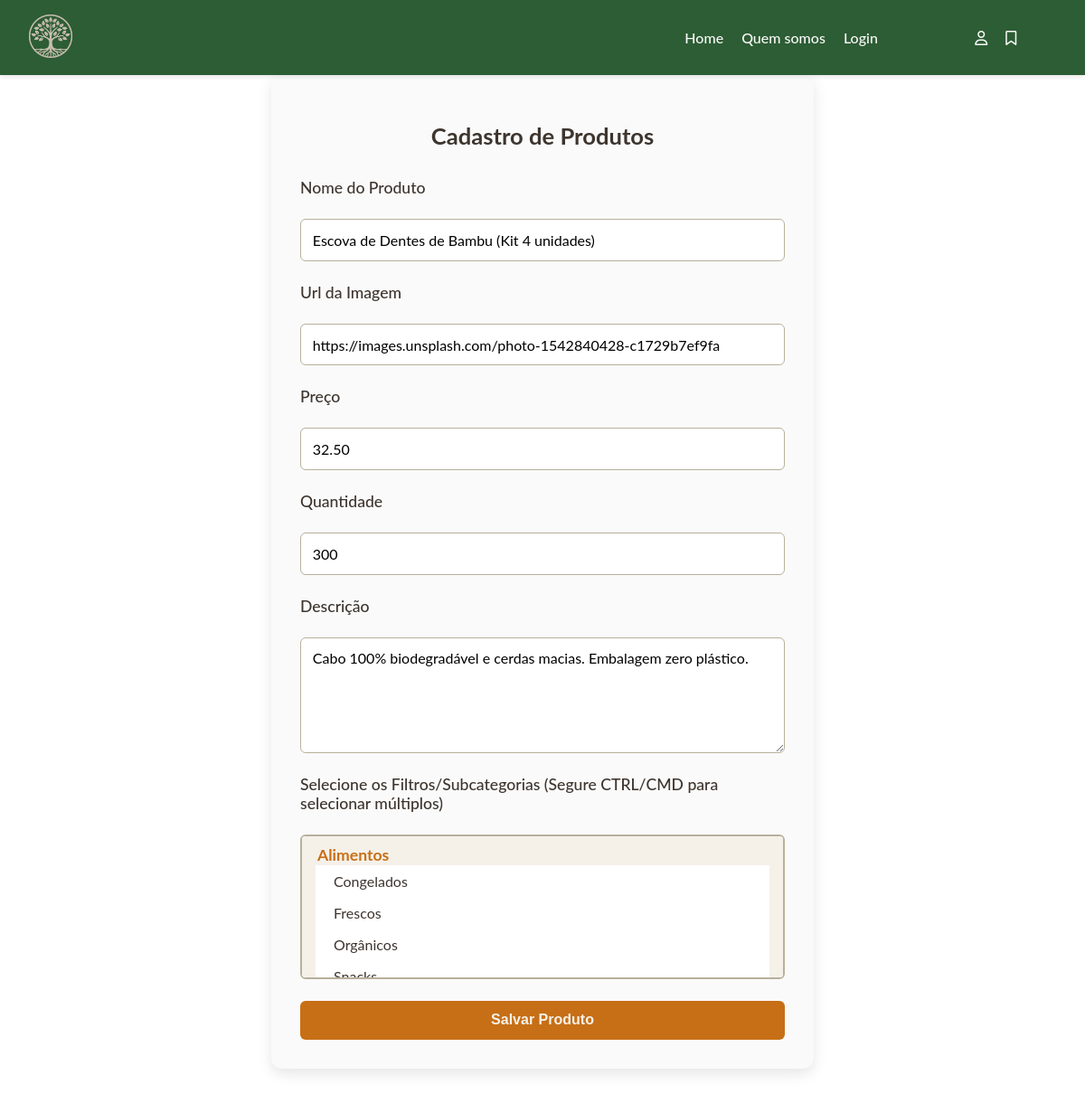
The app's page /salvar-produtos.php?id=4 with its own data.
### tables this page shows
CREATE TABLE `produtos` (
  `ProdutoID` int(11) NOT NULL,
  `Nome` varchar(255) NOT NULL,
  `Descricao` text DEFAULT NULL,
  `Preco` decimal(10,2) NOT NULL,
  `Quantidade` int(11) NOT NULL,
  `Img` varchar(500) DEFAULT NULL
);

### salvar-produtos.php (the view, shortened to what this page needs)
<?php
include_once './include/conn.php';
include_once './include/head.php';
$nome = '';
$preco = '';
$quantidade = '';
$descricao = '';
$img = '';
$selected_subcategories = [];
$categorias = [];
if(isset($_GET['id'])){
  $id = intval($_GET['id']);
  $sql_produto = 'SELECT ProdutoID, Img, Quantidade, Nome, Preco, Descricao
                   FROM produtos
                   WHERE ProdutoID = '.$id.';';
  $resultado_produto = mysqli_query($conn, $sql_produto);
  if ($resultado_produto && $row = mysqli_fetch_assoc($resultado_produto)) {
    $nome = htmlspecialchars($row['Nome']);
    $preco = htmlspecialchars($row['Preco']);
    $quantidade = htmlspecialchars($row['Quantidade']);
    $descricao = htmlspecialchars($row['Descricao']);
    $img = htmlspecialchars($row['Img']);
  }
}
$sql_categorias = 'SELECT c.CategoriaID, c.Nome AS CategoriaNome, s.SubcategoriaID, s.Nome AS SubcategoriaNome
                   FROM categorias c
                   LEFT JOIN subcategorias s ON c.CategoriaID = s.CategoriaID
                   ORDER BY c.Nome, s.Nome;';
$res_categorias = mysqli_query($conn, $sql_categorias);
while($row = mysqli_fetch_assoc($res_categorias)){
    $cat_id = $row['CategoriaID'];
    if (!isset($categorias[$cat_id])) {
        $categorias[$cat_id] = [
            'Nome' => $row['CategoriaNome'],
            'Subcategorias' => []
        ];
    }
    if ($row['SubcategoriaID'] !== null) {
        $categorias[$cat_id]['Subcategorias'][] = [
            'ID' => $row['SubcategoriaID'],
            'Nome' => $row['SubcategoriaNome']
        ];
    }
}
?>
  <link rel="stylesheet" href="./assets/css/salvar-produtos.css">
  <main id="main-content">
    <div id="produtos-container">
        <form id="crud-form-produtos" action="./act/produtos.php" method="post">
            <h2 id="form-title">Cadastro de Produtos</h2>
            <label for="nome-produto" class="form-label">Nome do Produto</label>
            <input id="nome-produto" class="form-input" type="text" name="nome" placeholder="Nome do Produto" value="<?php echo $nome; ?>" required>
            <label for="img-produto" class="form-label">Url da Imagem</label>
            <input id="img-produto" class="form-input" type="text" name="img" placeholder="Url da Imagem do Produto" value="<?php echo $img; ?>" required>
            <label for="preco-produto" class="form-label">Preço</label>
            <input id="preco-produto" class="form-input" type="number" step="0.01" name="preco" placeholder="Preço" value="<?php echo $preco; ?>" required>
            <label for="quantidade-produto" class="form-label">Quantidade</label>
            <input id="quantidade-produto" class="form-input" type="number" name="quantidade" placeholder="Quantidade" value="<?php echo $quantidade; ?>" required>
            <label for="descricao-produto" class="form-label">Descrição</label>
            <textarea id="descricao-produto" class="form-input" name="descricao" placeholder="Descrição" required><?php echo $descricao; ?></textarea>
            <label for="select-filtros" class="form-label">Selecione os Filtros/Subcategorias (Segure CTRL/CMD para selecionar múltiplos)</label>
            <select id="select-filtros" name="subcategorias[]" multiple required>
                <?php foreach ($categorias as $categoria): ?>
                    <optgroup label="<?php echo htmlspecialchars($categoria['Nome']); ?>">
                        <?php foreach ($categoria['Subcategorias'] as $subcategoria):
                            $selected = in_array($subcategoria['ID'], $selected_subcategories) ? 'selected' : '';
                        ?>
                            <option value="<?php echo $subcategoria['ID']; ?>" <?php echo $selected; ?>>
                            </option>
                        <?php endforeach; ?>
                    </optgroup>
                <?php endforeach; ?>
            </select>
            <button id="submit-button" type="submit">Salvar Produto</button>
        </form>
    </div>
  </main>
  <?php
  include_once './include/footer.php';
  ?>

### assets/css/header.css (style rules this page uses)
* { box-sizing: border-box; }
:root { --fundo-principal: #F6F4EF; --fundo-card: #FFFFFF; --border: #D9D6CF; --shadow: rgba(0, 0, 0, 0.08); --verde-escuro: #2D5D34; --verde-medio: #4A7C4A; --verde-claro: #9CCC65; --verde-suave: #C8E6C9; --texto-principal: #3B3A36; --texto-secundario: #5A5A58; --texto-inativo: #9E9E9E; --acento-principal: var(--verde-escuro); --acento-secundario: var(--verde-medio); --aviso: #E57373; --sucesso: #81C784; --fundo-invertido: #2D5D34; --texto-invertido: #F6F4EF; }

### assets/css/salvar-produtos.css (style rules this page uses)
:root { --fundo-principal: #F5F1E9; --texto-principal: #3D352E; --acento-principal: #C76F16; --neutro: #B7B09C; --fundo-card: #FAFAFA; }
#main-content { display: flex; justify-content: center; align-items:center; min-height: 100vh; }
#crud-form-produtos { max-width: 600px; width: 90%; margin: 3.5rem; padding: 2rem; background: var(--fundo-card); border-radius: 12px; box-shadow: 0 6px 15px rgba(0, 0, 0, 0.1); display: flex; flex-direction: column; gap: 1.5rem; font-family: "Lato", sans-serif; box-sizing: border-box; }
#form-title { font-size: 1.6rem; font-weight: 700; color: var(--texto-principal); text-align: center; margin-bottom: 0.5rem; }
.form-label { font-size: 1.1rem; color: var(--texto-principal); font-weight: 500; }
.form-input, #quantidade-produto, #descricao-produto, #select-filtros { height: auto; min-height: 2.5rem; padding: 0.8rem; width: 100%; border: 1px solid var(--neutro); border-radius: 6px; font-size: 1rem; font-family: "Lato", sans-serif; box-sizing: border-box; transition: border-color 0.2s, box-shadow 0.2s; }
#descricao-produto { min-height: 8rem; resize: vertical; }
#select-filtros { min-height: 10rem; padding: 0; border: 2px solid var(--neutro); -webkit-appearance: none; -moz-appearance: none; appearance: none; cursor: pointer; }
#select-filtros optgroup { font-size: 1.1rem; font-weight: 700; color: var(--acento-principal); background-color: var(--fundo-principal); padding: 10px 15px; }
#select-filtros option { padding: 8px 20px; font-size: 1rem; color: var(--texto-principal); background-color: white; transition: background-color 0.1s; }
#submit-button { background-color: var(--acento-principal); color: var(--fundo-principal); padding: 0.8rem; border: none; border-radius: 6px; font-size: 1rem; font-weight: 700; cursor: pointer; transition: background-color 0.3s ease, transform 0.2s ease; }

### records on screen
produtos: nome "Escova de Dentes de Bambu (Kit 4 unidades)", img "https://images.unsplash.com/photo-1542840428-c1729b7ef9fa", preco "32.50", quantidade "300", descricao "Cabo 100% biodegradável e cerdas macias. Embalagem zero plástico."
